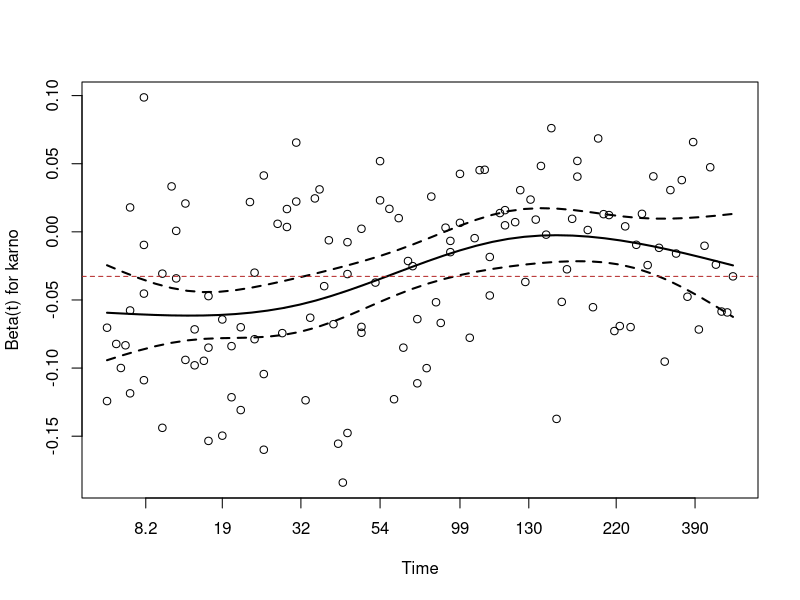
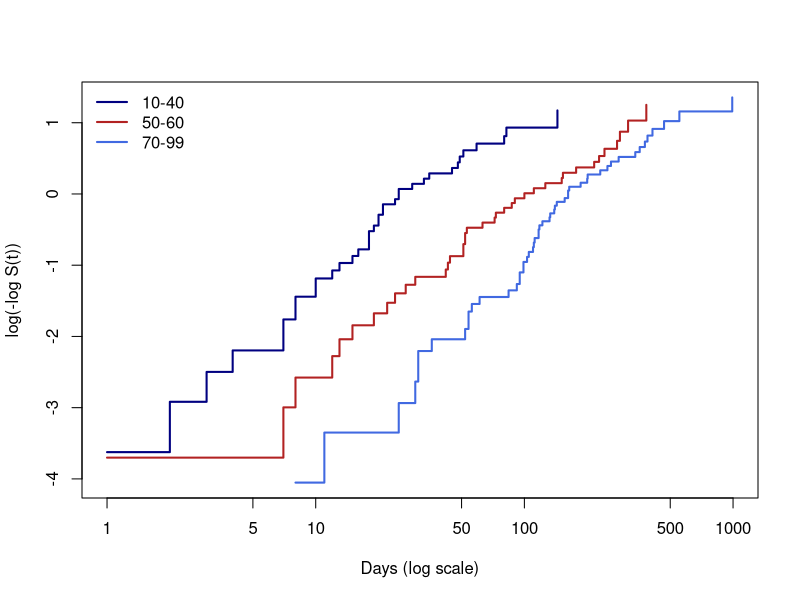

Write the R code that produced these figures, in order.
## ---- chunk 1
knitr::opts_chunk$set(echo = TRUE, message = FALSE, warning = FALSE)
## ---- chunk 2
library(survival)
vet <- survival::veteran
vet$trt <- factor(vet$trt, levels = 1:2, labels = c("standard", "test"))
fit <- coxph(Surv(time, status) ~ trt + karno + celltype + age, data = vet)
## ---- chunk 3
zp <- cox.zph(fit)
zp                                  # karno p = 0.0003, celltype p = 0.002
plot(zp[2], resid = TRUE, se = TRUE, lwd = 2)
abline(h = coef(fit)["karno"], col = "firebrick", lty = 2)
## ---- chunk 4
vet$kgrp <- cut(vet$karno, c(0, 40, 60, 100), labels = c("10-40", "50-60", "70-99"))
km_k <- survfit(Surv(time, status) ~ kgrp, data = vet)
plot(km_k, fun = "cloglog", col = c("navy", "firebrick", "royalblue"), lwd = 2,
     xlab = "Days (log scale)", ylab = "log(-log S(t))")
legend("topleft", levels(vet$kgrp), col = c("navy", "firebrick", "royalblue"), lwd = 2, bty = "n")
## ---- chunk 5
fit_s <- coxph(Surv(time, status) ~ trt + celltype + age + strata(kgrp), data = vet)
summary(fit_s)$coefficients
cox.zph(fit_s)
## ---- chunk 6
vs <- survSplit(Surv(time, status) ~ ., data = vet, cut = c(90, 180),
                episode = "tgroup", id = "id")
fit_t <- coxph(Surv(tstart, time, status) ~ trt + celltype + age + karno:strata(tgroup),
               data = vs)
round(summary(fit_t)$coefficients, 4)
cox.zph(fit_t)
AIC(fit, fit_t)        # same risk sets, so the partial likelihoods are comparable
## ---- chunk 7
fit_tt <- coxph(Surv(time, status) ~ trt + celltype + age + karno + tt(karno), data = vet,
                tt = function(x, t, ...) x * log(t + 20))
b <- coef(fit_tt)
round(summary(fit_tt)$coefficients, 4)
sapply(c(30, 90, 180, 365), function(t) b["karno"] + b["tt(karno)"] * log(t + 20))
